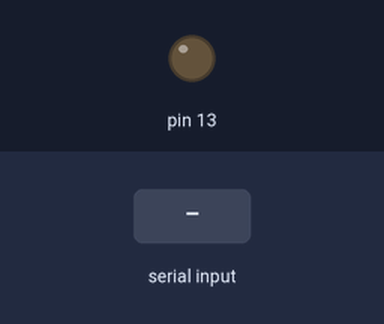
A sketch run on a simulated Arduino Uno, built with avr-gcc and run on an emulated ATmega328P. On the bench: output pins drawn as LEDs (lit = HIGH). The test bench sets the inputs (shaded band).

Above: at 1.2 s.
1.3 s: "a\n" received over Serial
At 2.6 s:
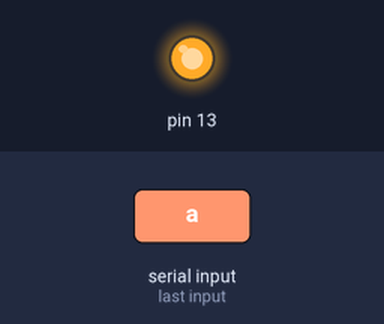
Timing chart, 0 to 8.3 s (numbered marks = the images above; inputs shaded):
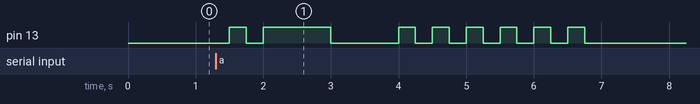

The sketch:

____.ino
```cpp
#ifndef _MORSE_H
#define _MORSE_H
class Morse
{
  public:
    Morse(int pin);
    void dot();
    void dash();
  private:
    int _pin;
};
#endif /*_MORSE_H*/

Morse::Morse(int pin)
{
  pinMode(pin,OUTPUT);
  _pin=pin;
}

void Morse::dot()
{
  digitalWrite(_pin,HIGH);
  delay(250);
  digitalWrite(_pin,LOW);
  delay(250);
}

void Morse::dash()
{
  digitalWrite(_pin,HIGH);
  delay(1000);
  digitalWrite(_pin,LOW);
  delay(250);
}

Morse morse(13);//13号引脚

void setup()

{

  Serial.begin(9600);//波特率


}


void loop()

{

  char a=Serial.read();

  switch(a)

  {

    case'a':morse.dot();morse.dash();break;

    case'b':morse.dash();morse.dot();morse.dot();morse.dot();break;

    case'c':morse.dash();morse.dot();morse.dash();morse.dot();break;

    case'd':morse.dash();morse.dot();morse.dot();break;

    case'e':morse.dot();break;

    case'f':morse.dot();morse.dot();morse.dash();morse.dot();break;

    case'g':morse.dash();morse.dash();morse.dot();break;

    case'h':morse.dot();morse.dot();morse.dot();morse.dot();break;

    case'i':morse.dot();morse.dot();break;

    case'j':morse.dot();morse.dash();morse.dash();morse.dash();break;

    case'k':morse.dash();morse.dot();morse.dash();break;

    case'l':morse.dot();morse.dash();morse.dot();morse.dot();break;

    case'm':morse.dash();morse.dash();break;

    case'n':morse.dash();morse.dot();break;

    case'o':morse.dash();morse.dash();morse.dash();break;

    case'p':morse.dot();morse.dash();morse.dash();morse.dot();break;

    case'q':morse.dash();morse.dash();morse.dot();morse.dash();break;

    case'r':morse.dot();morse.dash();morse.dot();break;

    case's':morse.dot();morse.dot();morse.dot();break;

    case't':morse.dash();break;

    case'u':morse.dot();morse.dot();morse.dash();break;

    case'v':morse.dot();morse.dot();morse.dot();morse.dash();break;

    case'w':morse.dot();morse.dash();morse.dash();break;

    case'x':morse.dash();morse.dot();morse.dot();morse.dash();break;

    case'y':morse.dash();morse.dot();morse.dash();morse.dash();break;

    case'z':morse.dash();morse.dash();morse.dot();morse.dot();break;

    case'\n':morse.dot();morse.dot();morse.dot();morse.dot();morse.dot();morse.dot();break;//换行代表******

    case' ':morse.dash();morse.dash();morse.dash();morse.dash();morse.dash();morse.dash();break;//空格代表------


  }

  delay(750);//三个小点


}
```

Measured:
- after the input at 1.3 s, pin 13: goes HIGH 0.25 s, LOW 0.25 s, HIGH 1.0 s, LOW 1.0 s, 5 × (HIGH 0.25 s, LOW 0.25 s), HIGH 0.25 s, then LOW, starting after 0.20 s
